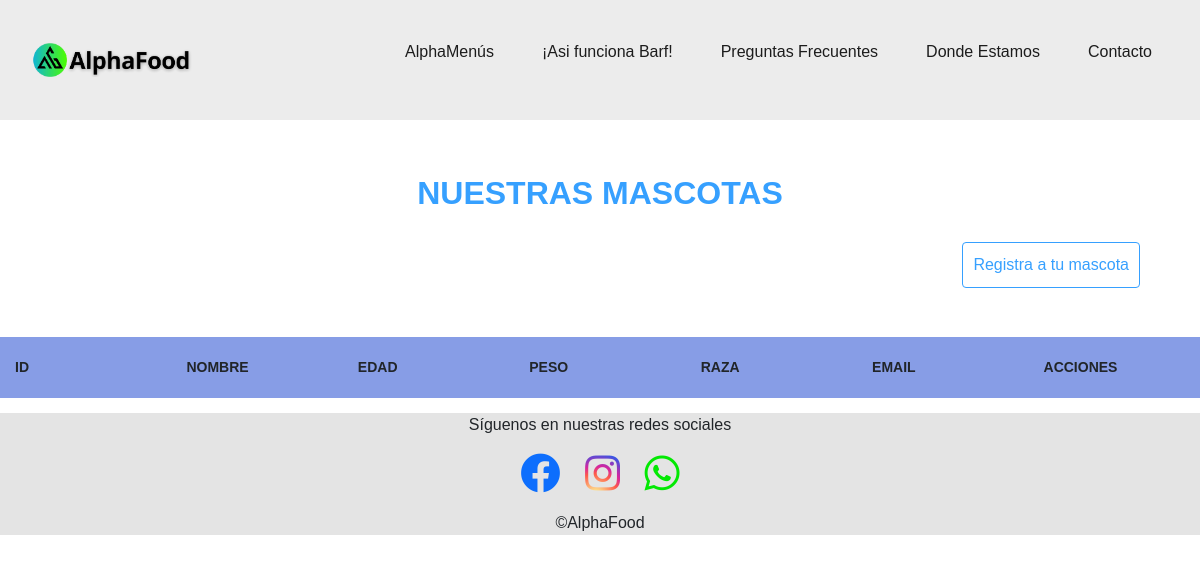
Page /mascotas/ on the earlier database version.
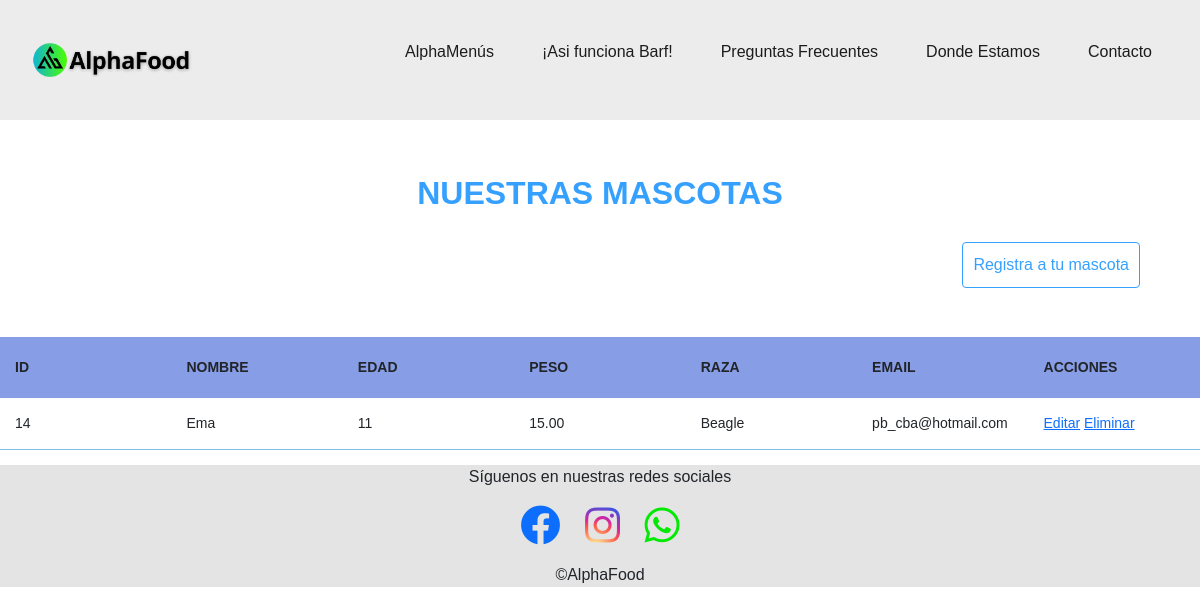
Same page on the later database version.
### mascotas_app/models.py (models this page shows)
class Mascota(models.Model):
    id = models.AutoField(primary_key=True, verbose_name="ID")
    nombre = models.CharField(max_length=100, verbose_name="Nombre", null=False, blank=False)
    edad = models.IntegerField(verbose_name="Edad", null=False, blank=False)
    peso = models.DecimalField(max_digits=5, decimal_places=2, verbose_name="Peso", null=False, blank=False)
    raza = models.CharField(max_length=100, verbose_name="Raza", null=False, blank=False)
    email = models.EmailField(verbose_name="Email", null=False, blank=False)

### mascotas_app/views.py (the view)
# urls.py: path("mascotas/", include("mascotas_app.urls", namespace="mascotas_app")),
def mascotas(request):
    mascotas=Mascota.objects.all()
    return render (request, 'mascotas/index.html', {'mascotas':mascotas})

### mascotas_app/templates/mascotas/index.html (shortened to what this page needs)
{% extends "base.html" %}
{% block contenido %}
<h2>NUESTRAS MASCOTAS</h2>
<div class="contenedor_lista_mascotas">
    <a class="boton_ListaMascotas"href="{% url 'mascotas_app:registrar' %}" id="registrarMascota">Registra a tu mascota</a>
</div>
<br >
<table>
    <thead>
        <tr>
            <th>Id</th>
            <th>Nombre</th>
            <th>Edad</th>
            <th>Peso</th>
            <th>Raza</th>
            <th>Email</th>
            <th>Acciones</th>
        </tr>
    </thead>
    <tbody>
        {% for mascota in mascotas %}
            <tr>
                <td>{{ mascota.id }}</td>
                <td>{{ mascota.nombre }}</td>
                <td>{{ mascota.edad }}</td>
                <td>{{ mascota.peso }}</td>
                <td>{{ mascota.raza }}</td>
                <td>{{ mascota.email }}</td>
                <td>
                    <a href="{% url 'mascotas_app:editar' id=mascota.id %}" id="editarMascota{{ mascota.id }}">Editar</a>
                    <a href="{% url 'mascotas_app:eliminar' mascota.id %}" id="eliminarMascota{{ mascota.id }}">Eliminar</a>
                </td>
        {% endfor %}
 </tbody>
</table>
</body>
</html>
{% endblock %}

Differences in the rows shown:
added Mascota: id "14", nombre "Ema", edad "11", peso "15.00", raza "Beagle", email "pb_cba@hotmail.com"
